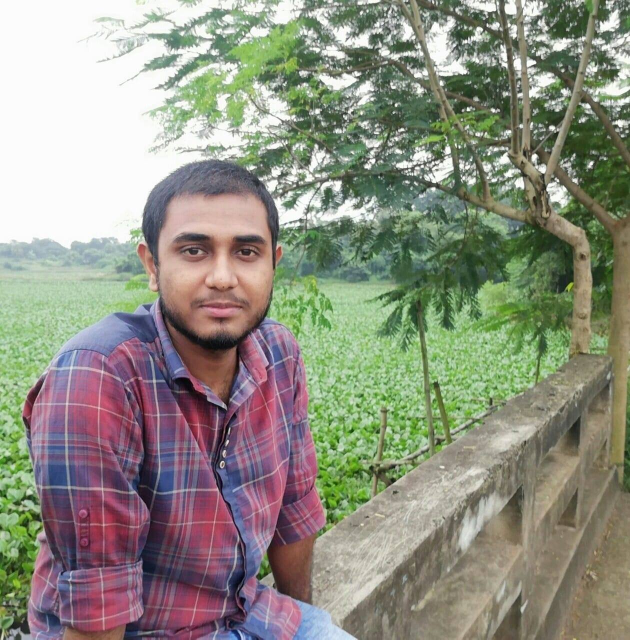
#> input picture TestImages/Babu.jpg, 1260 x 1279 px (shown at 1/2 size)
$ python Trainer.py
#> lines starting #> are read from the running program, lines starting #| are printed output that depends on the picture
### FaceRecognition.py
import cv2
import os
import numpy as np


#now draw function which return rectangle around face

def faceDetection(test_img):
    gray_img = cv2.cvtColor(test_img,cv2.COLOR_BGR2GRAY) #convert color image to grayscle img
    face_haar_cascade = cv2.CascadeClassifier('HaarCascade/haarcascade_frontalface_default.xml')
    faces = face_haar_cascade.detectMultiScale(gray_img,scaleFactor=1.32,minNeighbors=5)

    return faces,gray_img


def labels_for_training(directory):
    faces = []
    faceID = []

    for path,subdirname,filenames in os.walk(directory):
        for filename in filenames:
            if filename.startswith("."):
                print("Skippping system file")
                continue
            id = os.path.basename(path)
            img_path = os.path.join(path,filename)
            print('img_path: ',img_path)
            print("id",id)
            test_img = cv2.imread(img_path)
            if test_img is None:
                print("Image not loaded properly")
                continue
            faces_rect,gray_img = faceDetection(test_img)
            if len(faces_rect)!=1:
                continue
            (x,y,w,h) = faces_rect[0]
            roi_gray = gray_img[y:y+w,x:x+h]
            faces.append(roi_gray)
            faceID.append(int(id))
    return faces,faceID

def train_classifier(faces,faceID):
    face_recognizer = cv2.face.LBPHFaceRecognizer_create()
    face_recognizer.train(faces,np.array(faceID))
    return face_recognizer

def draw_rect(test_img,face):
    (x,y,w,h) = face
    cv2.rectangle(test_img,(x,y),(x+w,y+h),(255,0,0),thickness=4)


def put_text(test_img,text,x,y):
    cv2.putText(test_img,text,(x,y),cv2.FONT_HERSHEY_DUPLEX,2,(255,0,0),4)

### Trainer.py
import cv2
import os
import numpy as np
import FaceRecognition as fr


#This module take images stored in diskand perform face detection

test_img = cv2.imread('TestImages/Babu.jpg')
#> test_img is the input picture: shape (1279, 1260, 3); mean B, G, R 130.1, 144.1, 143.7
faces_detected,gray_img = fr.faceDetection(test_img)
#> in faceDetection, `gray_img = cv2.cvtColor(test_img,cv2.COLOR_BGR2GRAY)`:
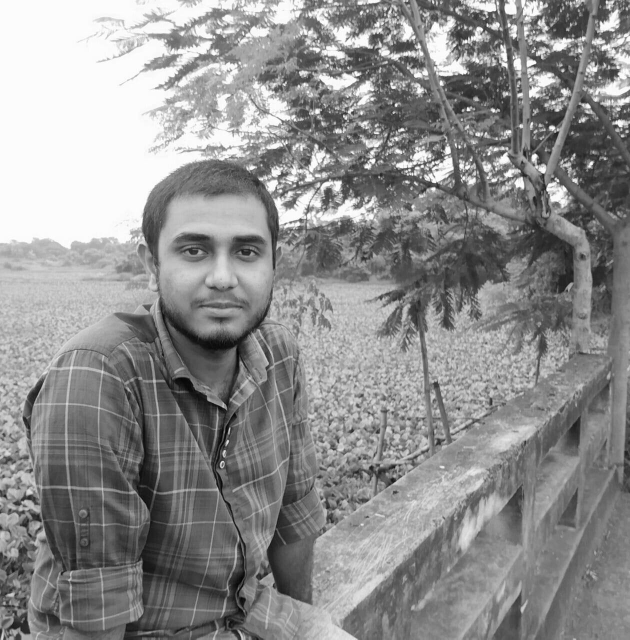
#> gray_img: shape (1279, 1260) (shown at 1/2 size); min 1, max 255, mean 142.4
#> in faceDetection, `faces = face_haar_cascade.detectMultiScale(gray_img,scaleFactor=1.32,m..`: faces = [[588, 651, 55, 55], [301, 395, 281, 281]]
#> faces_detected = [[588, 651, 55, 55], [301, 395, 281, 281]]

print("faceDetected: ",faces_detected)
#| faceDetected:  [[588 651  55  55]
#|  [301 395 281 281]]

faces,faceID = fr.labels_for_training('trainingImages')
#> pass 2 of the loop in labels_for_training, `for path,subdirname,filenames in os.walk(directory):`:
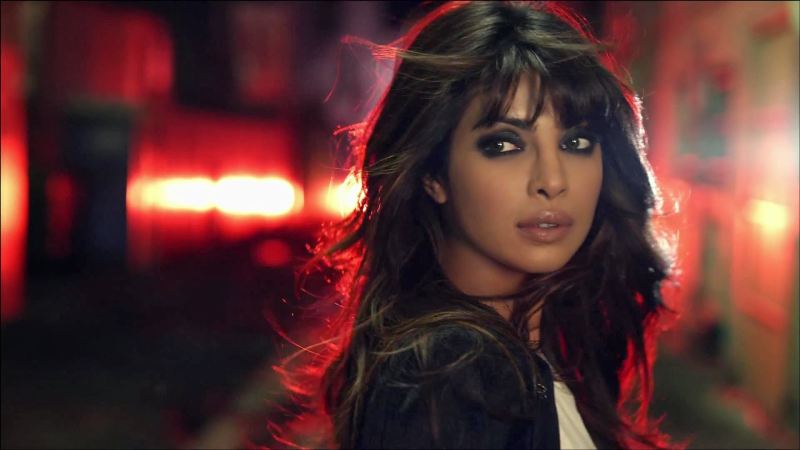
#> input picture trainingImages/0/priyanka-chopra-full-image.jpg, 1600 x 900 px (shown at 1/2 size)
#> in labels_for_training, test_img is the input picture: shape (900, 1600, 3); mean B, G, R 48.3, 49.1, 88.1
#> in faceDetection (call 2), `gray_img = cv2.cvtColor(test_img,cv2.COLOR_BGR2GRAY)`:
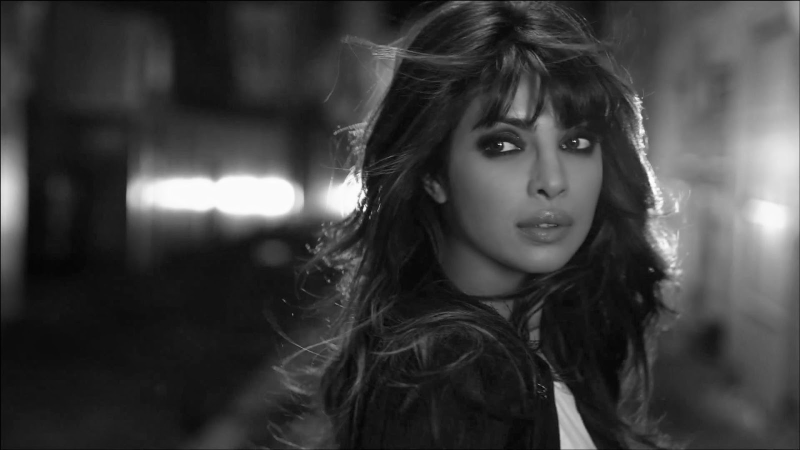
#> gray_img: shape (900, 1600) (shown at 1/2 size); min 0, max 255, mean 60.6
#> faces = [[910, 154, 372, 372]]
#> in labels_for_training, `(x,y,w,h) = faces_rect[0]`: x = 910; y = 154; w = 372
#> in labels_for_training, `roi_gray = gray_img[y:y+w,x:x+h]`:
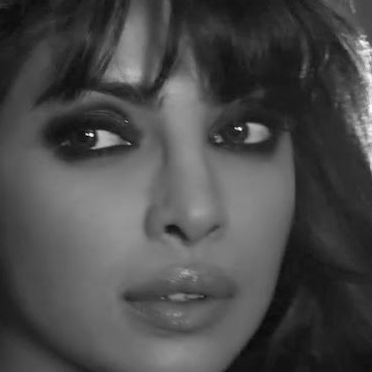
#> roi_gray: shape (372, 372); min 0, max 252, mean 74.9
face_recognizer = fr.train_classifier(faces,faceID)
face_recognizer.write('trainingData.yml')

#uncomment whwn you have already trained your model
#face_recognizer = cv2.face.LBPHFaceRecognizer_create()
#face_recognizer.read('training.yml')

name={0:"priyanka",1:"Babu"}

for face in faces_detected:
    (x,y,w,h) = face
    roi_gray = gray_img[y:y+h,x:x+h]
    label,confidence = face_recognizer.predict(roi_gray)
    print("confidence: ",confidence)
    print("label ",label)
    fr.draw_rect(test_img,face)
    predicted_name = name[label]
    if(confidence>37):
        continue
    fr.put_text(test_img,predicted_name,x,y)
#> this loop made 2 passes
#> pass 1, `roi_gray = gray_img[y:y+h,x:x+h]`:
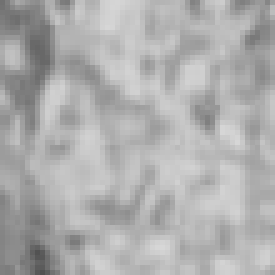
#> roi_gray: shape (55, 55) (shown 5 times larger); min 81, max 215, mean 174.2
#> pass 2, `roi_gray = gray_img[y:y+h,x:x+h]`:
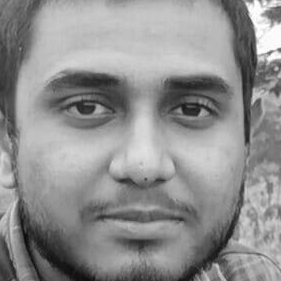
#> roi_gray: shape (281, 281); min 3, max 255, mean 143.6
resized_img = cv2.resize(test_img,(1000,1000))
cv2.imshow("faces detection tutorial",resized_img)
cv2.waitKey(0)
cv2.destroyAllWindows()
